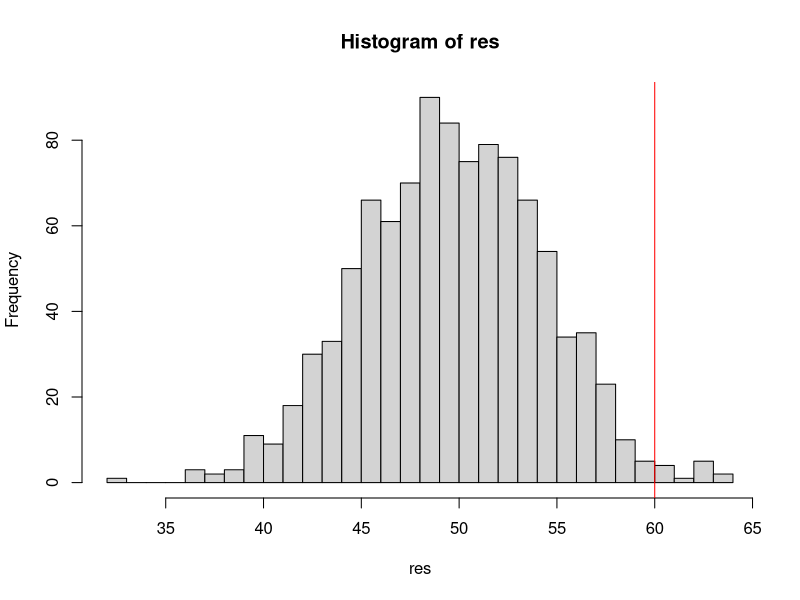
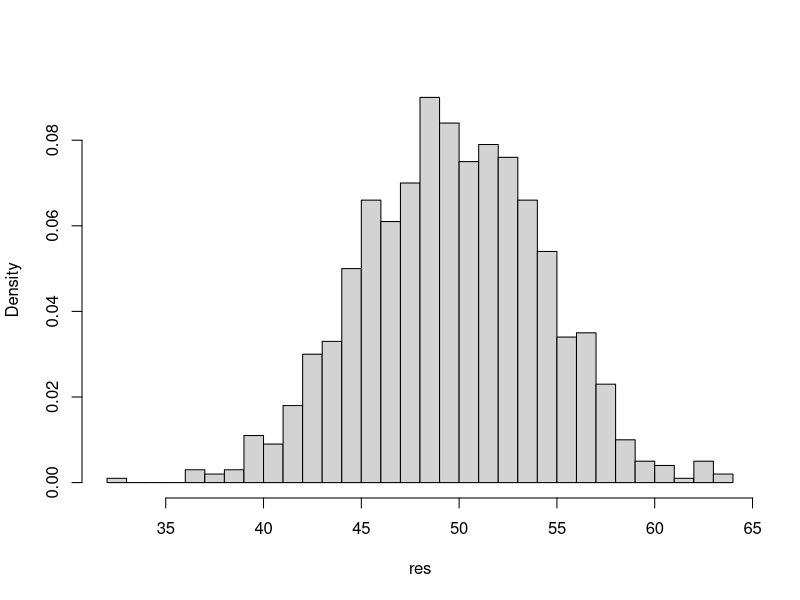

These figures' R source, in order:
res <- rbinom(1000, 100, 0.5)
hist(res, breaks = 30)
abline(v = 60, col = "red")

mean(res > 59.5)

#test binomial
binom.test(6, 10, 0.5, "greater")





es <- rbinom(1000, 100, 0.5) / 100   # proporciones
hist(res, breaks = 30, freq = FALSE, main = "")
abline(v = 0.6, col = "red")
curve(dnorm(x, 0.5, 0.5 / 10), from = 0.3, to = 0.7, col = "blue", add = T)











